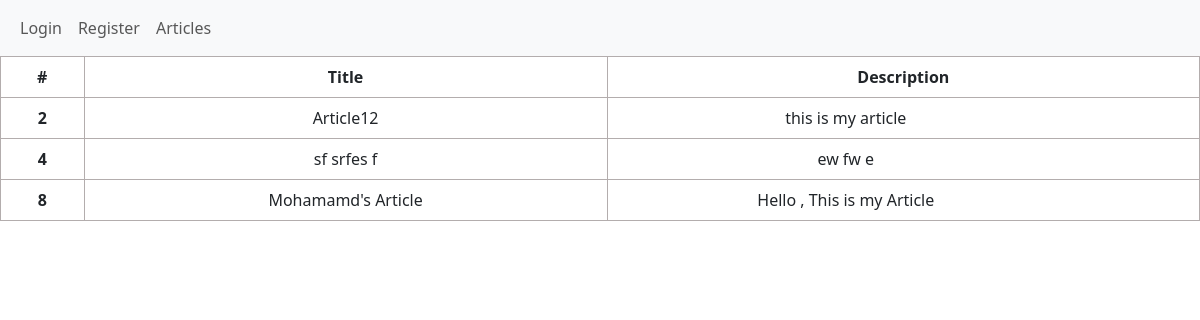
The page /articles/ on the database as committed earlier.
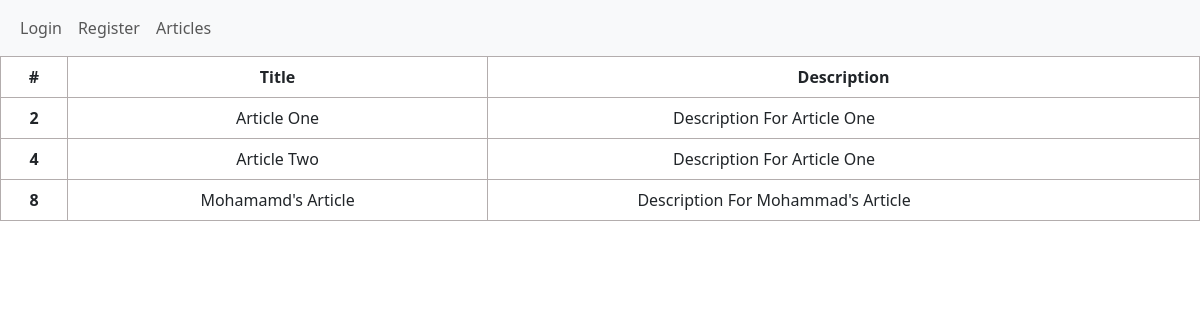
The same page on the database as committed later.
### articles/models.py (models this page shows, shortened)
class Article(models.Model):
    title = models.CharField(max_length=100)
    body = models.TextField()
    date = models.DateTimeField(auto_now_add=True)
    author = models.ForeignKey(get_user_model(), on_delete=models.CASCADE)

### articles/views.py (the view)
# urls.py: path('', article_list_view, name='article_list'),
def article_list_view(request):
    articles = Article.objects.all()
    context = {'articles': articles}
    return render(request, 'articles/articles.html', context)

### templates/articles/articles.html (shortened to what this page needs)
{% extends 'base.html' %}
{% load bootstrap_icons %}
{% block content %}
    <table class="table table-hover">
        <thead>
        <tr>
            <th scope="col">#</th>
            <th scope="col">Title</th>
            <th scope="col">Description</th>
        </tr>
        </thead>
        <tbody>
        {% for article in articles %}
            <tr onclick='window.location="{% url 'article_detail' article.id %}"'>
                <th scope="row">{{ article.id }}</th>
                <td>{{ article.title }}</td>
                <td>
                    <div class="d-flex">
                        <div style="flex: 80%">{{ article.body }}</div>
                        <div style=" flex: 20%">
                        </div>
                    </div>
                </td>
            </tr>
        {% endfor %}
        </tbody>
    </table>
{% endblock %}

### templates/base.html (shortened to what this page needs)
{% load static %}
<!doctype html>
<html lang="en">
<head>
    <link rel="stylesheet" href="{% static 'css/style.css' %}">
    <link href="https://cdn.jsdelivr.net/npm/bootstrap@5.3.0-alpha1/dist/css/bootstrap.min.css" rel="stylesheet"
>
</head>
<body>
<nav class="navbar navbar-expand-sm navbar-light bg-light" style="padding-left: 1%">
    {% if user.is_authenticated %}
        <a class="navbar-brand dropdown-toggle" href="#" id="navbarDropdownMenuLink" role="button"
           data-bs-toggle="dropdown"
           aria-expanded="false"> {{ user }}</a>
        <div class="dropdown-menu" aria-labelledby="navbarDropdownMenuLink">
            <a class="dropdown-item" href="{% url 'password_change' %}">Reset Password</a>
            <a class="dropdown-item" href="{% url 'logout' %}">Logout</a>
        </div>
    {% else %}
        <ul class="navbar-nav">
            <li class="nav-item active">
                <a class="nav-link" href="{% url 'login' %}">Login</a>
            </li>
            <li class="nav-item">
                <a class="nav-link" href="{% url 'register' %}">Register</a>
            </li>
        </ul>
    {% endif %}
    <div class="navbar-nav">
        <a class="nav-link" href="{% url 'article_list' %}">Articles</a>
    </div>
</nav>
{% block content %}
{% endblock %}
</body>
</html>

### static/css/style.css (style rules this page uses)
table { width: 50%; border: 1px solid #b3adad; border-collapse: collapse; padding: 5px; }
table th { text-align: center; border: 1px solid #b3adad; padding: 5px; background: #f0f0f0; color: #313030; }
table td { border: 1px solid #b3adad; text-align: center; padding: 5px; background: #ffffff; color: #313030; }

Rows that differ between the two databases and show on the page:
changed Article id 2: title "Article12" → "Article One"; body "this is my article" → "Description For Article One"
changed Article id 4: title "sf srfes f" → "Article Two"; body "ew fw e" → "Description For Article One"
changed Article "Mohamamd's Article": body "Hello , This is my Article" → "Description For Mohammad's Article"
